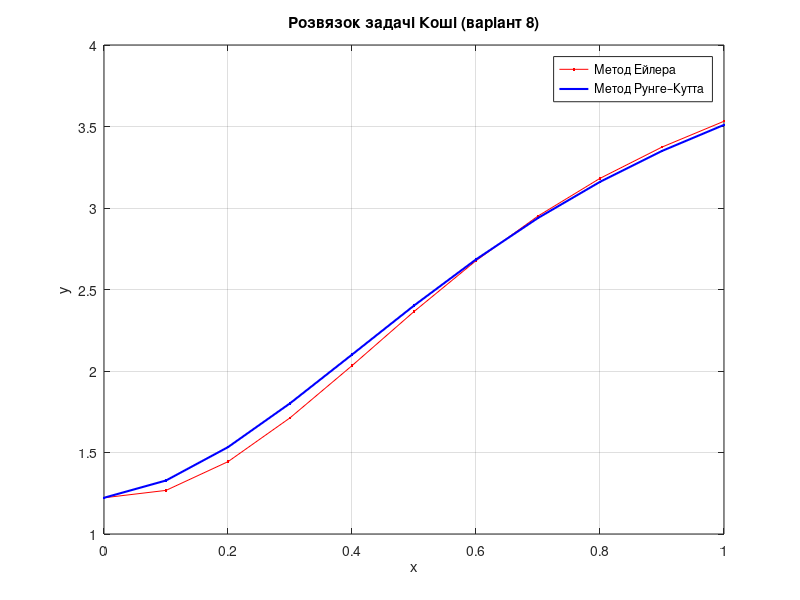
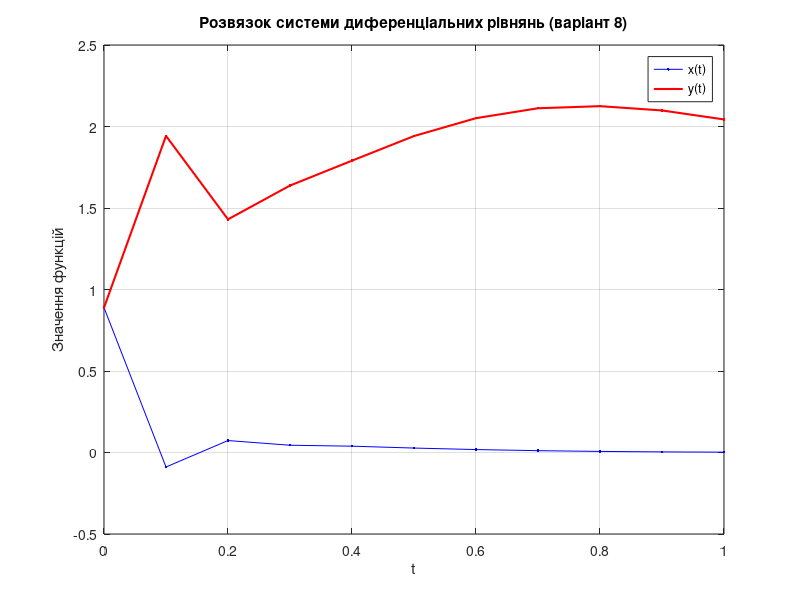

Write the MATLAB code that produced these figures, in order.
%% Практична робота №8. Варіант 8
% Тема: Наближене розв'язування звичайних диференціальних рівнянь
% Виконавець: Варіант №8
% m = 4, n = 7

clc; clear; close all;
m = 4; n = 7;

%% ----------------------------------------------------------
% ЗАДАЧА 1. Диференціальне рівняння (методи Ейлера та Рунге–Кутта)
% y' = (x - n)*exp(-m*(x + y)) + 2*n*sin(x) - y^2 + 2,
% y(0) = (m + n)/(2*m + 1)

f = @(x,y) (x - n).*exp(-m*(x + y)) + 2*n*sin(x) - y.^2 + 2;
a = 0; b = 1; h = 0.1;
x = a:h:b;
y0 = (m + n)/(2*m + 1);
y = zeros(size(x));
y(1) = y0;

% --- Метод Ейлера ---
for i = 1:length(x)-1
    y(i+1) = y(i) + h * f(x(i), y(i));
end

fprintf('Метод Ейлера: y(1) = %.6f\n', y(end));

% --- Метод Рунге–Кутта 4-го порядку ---
yRK = zeros(size(x));
yRK(1) = y0;
for i = 1:length(x)-1
    k1 = f(x(i), yRK(i));
    k2 = f(x(i) + h/2, yRK(i) + h*k1/2);
    k3 = f(x(i) + h/2, yRK(i) + h*k2/2);
    k4 = f(x(i) + h, yRK(i) + h*k3);
    yRK(i+1) = yRK(i) + (h/6)*(k1 + 2*k2 + 2*k3 + k4);
end

fprintf('Метод Рунге–Кутта: y(1) = %.6f\n', yRK(end));

% --- Побудова графіків ---
figure;
plot(x, y, 'r.-', x, yRK, 'b.-', 'LineWidth', 1.5);
legend('Метод Ейлера', 'Метод Рунге–Кутта');
title('Розвязок задачі Коші (варіант 8)');
xlabel('x'); ylabel('y');
grid on;

%% ----------------------------------------------------------
% ЗАДАЧА 2. Система диференціальних рівнянь (метод Ейлера)
% {
%   x'(t) = n*t*exp(-n*t)*(y + x) - (m + n)*x,
%   y'(t) = (2*n + 1)*x*y^2 - ((n + 1)*t)/(2*m + 1),
%   x(0) = (n + 1)/(2*m + 1), y(0) = (2*m)/(n + 2)
% }

f1 = @(t,x,y) n*t.*exp(-n*t).*(y + x) - (m + n)*x;
f2 = @(t,x,y) (2*n + 1)*x.*y.^2 - ((n + 1)*t)/(2*m + 1);
a = 0; b = 1; h = 0.1;
t = a:h:b;
xv = zeros(size(t)); yv = zeros(size(t));
xv(1) = (n + 1)/(2*m + 1);
yv(1) = (2*m)/(n + 2);

for i = 1:length(t)-1
    xv(i+1) = xv(i) + h * f1(t(i), xv(i), yv(i));
    yv(i+1) = yv(i) + h * f2(t(i), xv(i), yv(i));
end

fprintf('\nСистема рівнянь (Метод Ейлера):\n');
fprintf('x(1) = %.6f, y(1) = %.6f\n', xv(end), yv(end));

figure;
plot(t, xv, 'b.-', t, yv, 'r.-', 'LineWidth', 1.5);
legend('x(t)', 'y(t)');
title('Розвязок системи диференціальних рівнянь (варіант 8)');
xlabel('t'); ylabel('Значення функцій');
grid on;
